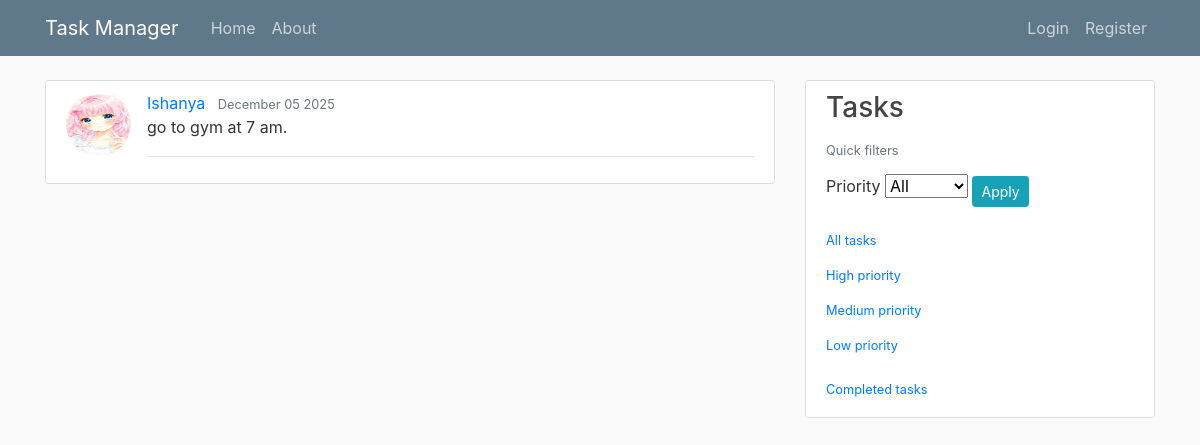
/task/5, run on the app's committed database.
### task/models.py (models this page shows, shortened)
class Task(models.Model):
    PRIORITY_CHOICES = [
        ('L', 'Low'),
        ('M', 'Medium'),
        ('H', 'High'),
    ]
    owner=models.ForeignKey(User,on_delete=models.CASCADE)
    title=models.CharField(max_length=200)
    description=models.TextField()
    is_completed=models.BooleanField(default=False)
    created_at = models.DateTimeField(default=timezone.now)
    priority = models.CharField(
        max_length=1,
        choices=PRIORITY_CHOICES,
        default='L',
    )

### users/models.py (models this page shows, shortened)
class Profile(models.Model):
    user = models.OneToOneField(User, on_delete=models.CASCADE)
    image = models.ImageField(default='users/default.jpg', upload_to='profile_pics')

### task/views.py (the view)
# urls.py: path('task/<int:pk>',TodoDetailView.as_view(),name="task-detail"),
class TodoDetailView(DetailView):
    model=Task

### task/templates/task/task_detail.html (shortened to what this page needs)
{% extends "task/base.html" %}
{% block content %}
<article class="media content-section">
    <img class="rounded-circle article-img" src="{{ object.owner.profile.image.url }}">
  <div class="media-body">
    <div class="article-metadata">
      <a class="mr-2" href="#">{{ object.owner }}</a>
      <small class="text-muted">{{ object.created_at|date:" F d Y" }}</small>
    <p class="article-content">{{ task.description }}</p>
    </div>
  </div>
</article>
{% endblock content %}

### task/static/task/main.css (style rules this page uses)
body { background: #fafafa; color: #333333; margin-top: 5rem; }
.content-section { background: #ffffff; padding: 10px 20px; border: 1px solid #dddddd; border-radius: 3px; margin-bottom: 20px; }
.article-content { white-space: pre-line; }
.article-img { height: 65px; width: 65px; margin-right: 16px; }
.article-metadata { padding-bottom: 1px; margin-bottom: 4px; border-bottom: 1px solid #e3e3e3 }

### data on the page
Task: owner.profile.image (placeholder picture), owner "Ishanya", created_at "December 05 2025", description "go to gym at 7 am."
